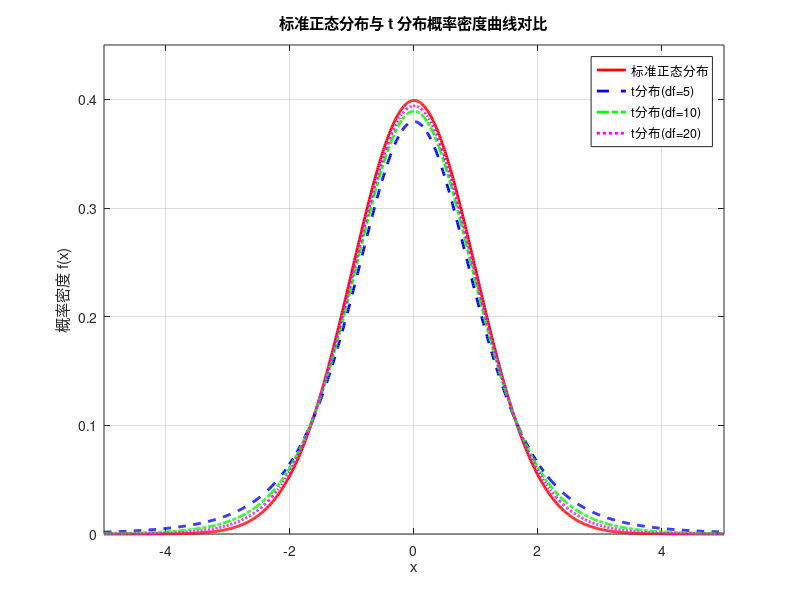

MATLAB code for this plot:
% 同一坐标绘制：标准正态分布 + t分布(5,10,20) 概率密度曲线
% 纯公式计算，无工具箱，100%不报错
clear; clc; close all;

%% 1. 定义 x 轴范围
x = -5:0.01:5;

%% 2. 手写公式计算 标准正态分布 N(0,1)
norm_pdf = (1/sqrt(2*pi)) * exp(-x.^2 / 2);

%% 3. 手写 t 分布 概率密度公式（自由度 5,10,20）
% 伽马函数（MATLAB 自带，无工具箱）
gamma_half = sqrt(pi);

% 自由度 5
n = 5;
t5_pdf = gamma((n+1)/2) / (sqrt(n*pi)*gamma(n/2)) .* (1 + x.^2/n).^(-(n+1)/2);

% 自由度 10
n = 10;
t10_pdf = gamma((n+1)/2) / (sqrt(n*pi)*gamma(n/2)) .* (1 + x.^2/n).^(-(n+1)/2);

% 自由度 20
n = 20;
t20_pdf = gamma((n+1)/2) / (sqrt(n*pi)*gamma(n/2)) .* (1 + x.^2/n).^(-(n+1)/2);

%% 4. 同一坐标系绘图（4条曲线）
plot(x, norm_pdf, 'r-', 'LineWidth',2); hold on;
plot(x, t5_pdf, 'b--', 'LineWidth',2);
plot(x, t10_pdf, 'g-.', 'LineWidth',2);
plot(x, t20_pdf, 'm:', 'LineWidth',2);
hold off;

%% 5. 图形标注
title('标准正态分布与 t 分布概率密度曲线对比');
xlabel('x');
ylabel('概率密度 f(x)');
legend('标准正态分布','t分布(df=5)','t分布(df=10)','t分布(df=20)','Location','best');
grid on;
axis([-5 5 0 0.45]);

%% 6. 结论（作业直接抄写）
fprintf('\n========== 分布对比结论 ==========\n');
fprintf('1. t分布峰值比正态分布低，尾部更厚\n');
fprintf('2. 自由度越小，t分布越扁平，尾部越厚\n');
fprintf('3. 自由度越大，t分布越逼近标准正态分布\n');
fprintf('4. df=20时，t分布已与正态分布非常接近\n');
fprintf('===================================\n');
